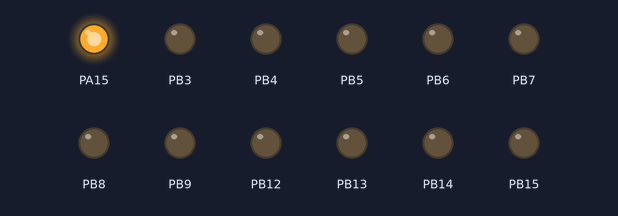
The sketch below on a simulated STM32 Blue Pill. On the bench: output pins drawn as LEDs (lit = HIGH).

Above: at 0.1 s.
Timing chart, 0 to 1.6 s (numbered marks = the images above):
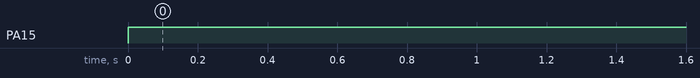

Measured:
- by itself, PA15: LOW → HIGH at 0.00 s

The sketch:

test-01.ino
```cpp
void setup() {
  pinMode(PA15, OUTPUT);
  pinMode(PB3, OUTPUT);
  pinMode(PB4, OUTPUT);
  pinMode(PB5, OUTPUT);
  pinMode(PB6, OUTPUT);
  pinMode(PB7, OUTPUT);
  pinMode(PB8, OUTPUT);
  pinMode(PB9, OUTPUT);
  pinMode(PB12, OUTPUT);
  pinMode(PB13, OUTPUT);
  pinMode(PB14, OUTPUT);
  pinMode(PB15, OUTPUT);


}

void loop() {

  digitalWrite(PB13, 0); //R1 (back)
  digitalWrite(PB12, 0); //R1 (forward)


  digitalWrite(PB7 , 0); //l1 (back)
  digitalWrite(PB6 , 0); //L1 (forward)


  digitalWrite(PB4 , 0); //l2 (back)
  digitalWrite(PA15, 1); //L1 (back)

  digitalWrite(PB9 , 0); //R2 (back)
  digitalWrite(PB5 , 0); //R2 (forward)


}
```
